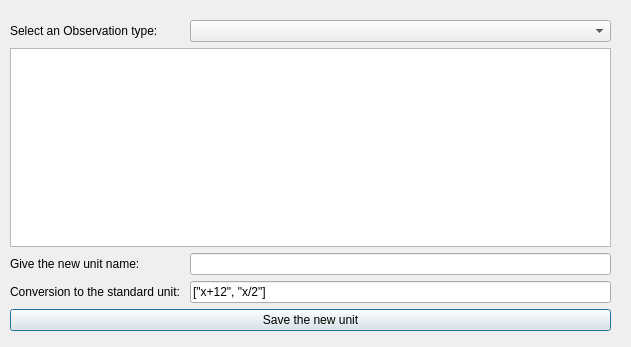
<?xml version="1.0" encoding="UTF-8"?>
<ui version="4.0">
 <class>Dialog</class>
 <widget class="QDialog" name="Dialog">
  <property name="geometry">
   <rect>
    <x>0</x>
    <y>0</y>
    <width>631</width>
    <height>347</height>
   </rect>
  </property>
  <property name="windowTitle">
   <string>Dialog</string>
  </property>
  <widget class="QWidget" name="formLayoutWidget">
   <property name="geometry">
    <rect>
     <x>10</x>
     <y>20</y>
     <width>601</width>
     <height>311</height>
    </rect>
   </property>
   <layout class="QFormLayout" name="formLayout">
    <item row="0" column="0">
     <widget class="QLabel" name="label">
      <property name="text">
       <string>Select an Observation type:</string>
      </property>
     </widget>
    </item>
    <item row="0" column="1">
     <widget class="QComboBox" name="obstype_selector"/>
    </item>
    <item row="1" column="0" colspan="2">
     <widget class="QPlainTextEdit" name="obstype_display"/>
    </item>
    <item row="2" column="0">
     <widget class="QLabel" name="label_3">
      <property name="text">
       <string>Give the new unit name:</string>
      </property>
     </widget>
    </item>
    <item row="2" column="1">
     <widget class="QLineEdit" name="unit_name"/>
    </item>
    <item row="3" column="0">
     <widget class="QLabel" name="label_2">
      <property name="text">
       <string>Conversion to the standard unit: </string>
      </property>
     </widget>
    </item>
    <item row="3" column="1">
     <widget class="QLineEdit" name="unit_conversion">
      <property name="text">
       <string>[&quot;x+12&quot;, &quot;x/2&quot;]</string>
      </property>
     </widget>
    </item>
    <item row="4" column="0" colspan="2">
     <widget class="QPushButton" name="save_unit">
      <property name="text">
       <string>Save the new unit</string>
      </property>
     </widget>
    </item>
   </layout>
  </widget>
 </widget>
 <resources/>
 <connections/>
</ui>
